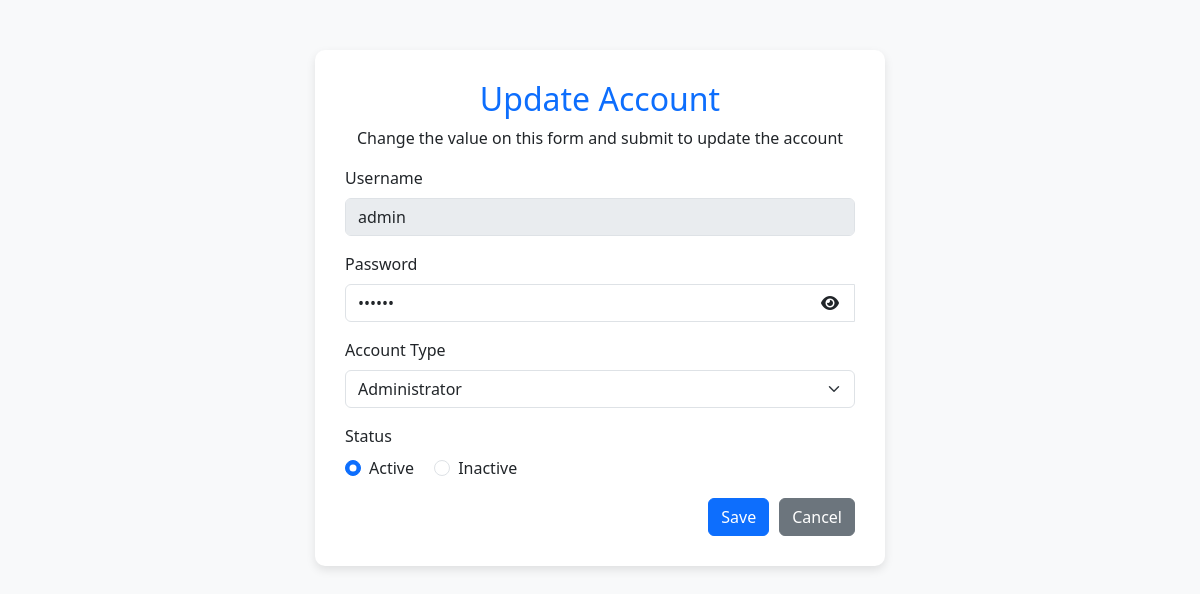
The page /update-account.php?username=admin&usertype=ADMINISTRATOR (signed in) on the database its author committed.
### tables this page shows
CREATE TABLE `tblaccounts` (
  `username` varchar(50) NOT NULL,
  `password` varchar(50) NOT NULL,
  `usertype` varchar(20) NOT NULL,
  `status` varchar(20) NOT NULL,
  `createdby` varchar(50) NOT NULL,
  `datecreated` varchar(20) NOT NULL
);

### update-account.php (the view, shortened to what this page needs)
<?php
require_once "config.php";
if (isset($_GET["username"]) && !empty($_GET["username"])) {
    $sql = "SELECT * FROM tblaccounts WHERE username = ?";
    if ($stmt = mysqli_prepare($link, $sql))
    {
        mysqli_stmt_bind_param($stmt, "s", $_GET["username"]);
        if (mysqli_stmt_execute($stmt)) {
            $result = mysqli_stmt_get_result($stmt);
            $account = mysqli_fetch_array($result);
        }
    }
} else {
    echo "<font color='red'>Error on loading account data.</font>";
}
?>
<!DOCTYPE html>
<html lang = "en">
<head>
    <link href = "https://cdn.jsdelivr.net/npm/bootstrap@5.3.2/dist/css/bootstrap.min.css" rel = "stylesheet">
    <link href = "https://cdnjs.cloudflare.com/ajax/libs/font-awesome/6.0.0-beta3/css/all.min.css" rel = "stylesheet">
</head>
<body>
<div class = "container">
    <div class = "row justify-content-center">
        <div class = "col-md-6 form-box">
            <h2 class = "text-center text-primary">Update Account</h2>
            <p class = "text-center">Change the value on this form and submit to update the account</p>
            <form action = "<?php echo htmlspecialchars($_SERVER['REQUEST_URI']); ?>" method = "POST">
                <div class = "mb-3">
                    <label for = "txtusername" class = "form-label">Username</label>
                    <input type = "text" name = "txtusername" class = "form-control" id = "txtusername" value = "<?php echo $account['username']; ?>" disabled>
                </div>
                <div class = "mb-3 password-container">
                    <label for = "txtpassword" class = "form-label">Password</label>
                    <div class = "input-group position-relative">
                        <input type = "password" name = "txtpassword" class = "form-control" id = "txtpassword" value = "<?php echo $account['password']; ?>" required>
                        <span class = "position-absolute top-50 end-0 translate-middle-y pe-3 toggle-password" style="z-index: 10; cursor: pointer;">
                            <i class = "fas fa-eye" id = "eyeIcon"></i>
                        </span>
                    </div>
                </div>
                <div class = "mb-3">
                    <label for = "cmbtype" class = "form-label">Account Type</label>
                    <select name = "cmbtype" id = "cmbtype" class = "form-select" required>
                        <option value = "ADMINISTRATOR" <?php if ($account['usertype'] == 'ADMINISTRATOR') echo 'selected'; ?>>Administrator</option>
                    </select>
                </div>
                <div class = "mb-3">
                    <label class = "form-label">Status</label><br>
                    <div class = "form-check form-check-inline">
                        <input class = "form-check-input" type = "radio" name = "rbstatus" id = "active" value = "ACTIVE"
                        <?php if ($account['status'] == 'ACTIVE') echo 'checked'; ?>>
                        <label class = "form-check-label" for = "active">Active</label>
                    </div>
                    <div class = "form-check form-check-inline">
                        <input class = "form-check-input" type = "radio" name = "rbstatus" id = "inactive" value = "INACTIVE"
                        <?php if ($account['status'] == 'INACTIVE') echo 'checked'; ?>>
                        <label class = "form-check-label" for = "inactive">Inactive</label>
                    </div>
                </div>
                <div class = "button-container">
                <button type = "submit" name = "btnsubmit" class = "btn btn-primary">Save</button>
                    <a href = "accounts-management.php" class = "btn btn-secondary">Cancel</a>
                </div>
            </form>
        </div>
    </div>
</div>
</body>
</html>

### update-account.php (style rules this page uses)
body { background-color: #f8f9fa; }
.container { margin-top: 50px; }
.form-box { background: #fff; padding: 30px; border-radius: 10px; box-shadow: 0 4px 10px rgba(0, 0, 0, 0.1); }
.password-container { position: relative; }
.password-container input[type="password"] { padding-right: 40px; }
.password-container .toggle-password { position: absolute; top: 50%; right: 10px; transform: translateY(-50%); cursor: pointer; }
.button-container { display: flex; justify-content: flex-end; gap: 10px; }

### rows shown on the page
tblaccounts: txtusername "admin", cmbtype "Administrator", status "☑ Active", status "☐ Inactive"
